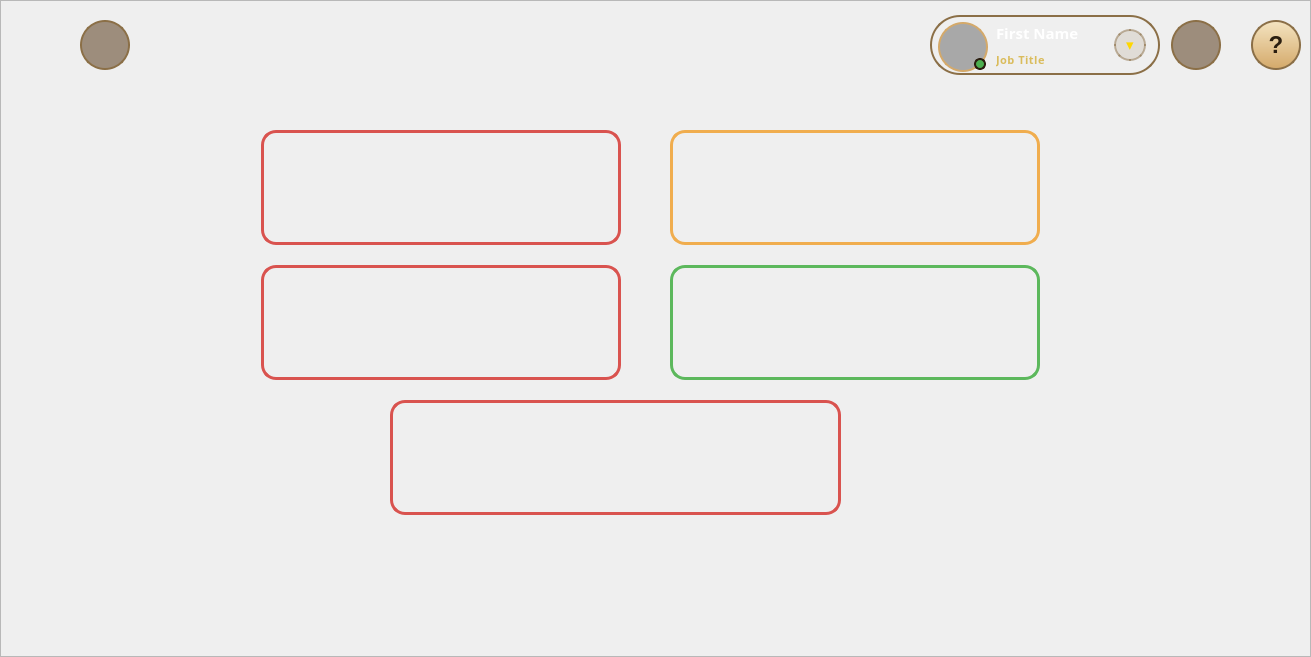
<?xml version="1.0" encoding="UTF-8"?>
<ui version="4.0">
 <class>HomeFrame</class>
 <widget class="QFrame" name="HomeFrame">
  <property name="geometry">
   <rect>
    <x>0</x>
    <y>0</y>
    <width>1311</width>
    <height>657</height>
   </rect>
  </property>
  <property name="styleSheet">
   <string notr="true">#HomeFrame {
 border-image: url(:/assets/home.png) 0 0 0 0 stretch stretch;
}</string>
  </property>
  <property name="frameShape">
   <enum>QFrame::Shape::StyledPanel</enum>
  </property>
  <property name="frameShadow">
   <enum>QFrame::Shadow::Raised</enum>
  </property>
  <layout class="QGridLayout" name="mainGridLayout" rowstretch="130,115,20,115,20,115,142" columnstretch="260,130,231,49,171,200,270">
   <property name="leftMargin">
    <number>0</number>
   </property>
   <property name="topMargin">
    <number>0</number>
   </property>
   <property name="rightMargin">
    <number>0</number>
   </property>
   <property name="bottomMargin">
    <number>0</number>
   </property>
   <property name="spacing">
    <number>0</number>
   </property>
   
   <!-- Row 1: Employee and Customer Management (Height stretch 115) -->
   <item row="1" column="1" colspan="2">
    <widget class="QPushButton" name="gs_employes">
     <property name="sizePolicy">
      <sizepolicy hsizetype="Expanding" vsizetype="Expanding">
       <horstretch>0</horstretch>
       <verstretch>0</verstretch>
      </sizepolicy>
     </property>
     <property name="minimumSize">
      <size>
       <width>0</width>
       <height>115</height>
      </size>
     </property>
     <property name="cursor">
      <cursorShape>PointingHandCursor</cursorShape>
     </property>
     <property name="styleSheet">
      <string notr="true">QPushButton { background-color: transparent; border: 3px solid #d9534f; border-radius: 15px; }
QPushButton:hover { background-color: rgba(217, 83, 79, 0.2); border: 3px solid #ff6b6b; }
QPushButton:pressed { background-color: rgba(217, 83, 79, 0.3); }</string>
     </property>
     <property name="text">
      <string/>
     </property>
     <property name="flat">
      <bool>true</bool>
     </property>
    </widget>
   </item>
   <item row="1" column="4" colspan="2">
    <widget class="QPushButton" name="gs_client">
     <property name="sizePolicy">
      <sizepolicy hsizetype="Expanding" vsizetype="Expanding">
       <horstretch>0</horstretch>
       <verstretch>0</verstretch>
      </sizepolicy>
     </property>
     <property name="minimumSize">
      <size>
       <width>0</width>
       <height>115</height>
      </size>
     </property>
     <property name="cursor">
      <cursorShape>PointingHandCursor</cursorShape>
     </property>
     <property name="styleSheet">
      <string notr="true">QPushButton { background-color: transparent; border: 3px solid #f0ad4e; border-radius: 15px; }
QPushButton:hover { background-color: rgba(240, 173, 78, 0.2); border: 3px solid #ffca7a; }
QPushButton:pressed { background-color: rgba(240, 173, 78, 0.3); }</string>
     </property>
     <property name="text">
      <string/>
     </property>
     <property name="flat">
      <bool>true</bool>
     </property>
    </widget>
   </item>
   
   <!-- Row 3: Order and Equipment Management (Height stretch 115) -->
   <item row="3" column="1" colspan="2">
    <widget class="QPushButton" name="gs_order">
     <property name="sizePolicy">
      <sizepolicy hsizetype="Expanding" vsizetype="Expanding">
       <horstretch>0</horstretch>
       <verstretch>0</verstretch>
      </sizepolicy>
     </property>
     <property name="minimumSize">
      <size>
       <width>0</width>
       <height>115</height>
      </size>
     </property>
     <property name="cursor">
      <cursorShape>PointingHandCursor</cursorShape>
     </property>
     <property name="styleSheet">
      <string notr="true">QPushButton { background-color: transparent; border: 3px solid #d9534f; border-radius: 15px; }
QPushButton:hover { background-color: rgba(217, 83, 79, 0.2); border: 3px solid #ff6b6b; }
QPushButton:pressed { background-color: rgba(217, 83, 79, 0.3); }</string>
     </property>
     <property name="text">
      <string/>
     </property>
     <property name="flat">
      <bool>true</bool>
     </property>
    </widget>
   </item>
   <item row="3" column="4" colspan="2">
    <widget class="QPushButton" name="gs_equipment">
     <property name="sizePolicy">
      <sizepolicy hsizetype="Expanding" vsizetype="Expanding">
       <horstretch>0</horstretch>
       <verstretch>0</verstretch>
      </sizepolicy>
     </property>
     <property name="minimumSize">
      <size>
       <width>0</width>
       <height>115</height>
      </size>
     </property>
     <property name="cursor">
      <cursorShape>PointingHandCursor</cursorShape>
     </property>
     <property name="styleSheet">
      <string notr="true">QPushButton { background-color: transparent; border: 3px solid #5cb85c; border-radius: 15px; }
QPushButton:hover { background-color: rgba(92, 184, 92, 0.2); border: 3px solid #7ed67e; }
QPushButton:pressed { background-color: rgba(92, 184, 92, 0.3); }</string>
     </property>
     <property name="text">
      <string/>
     </property>
     <property name="flat">
      <bool>true</bool>
     </property>
    </widget>
   </item>
   
   <!-- Row 5: Supplier Management (Height stretch 115) -->
   <item row="5" column="2" colspan="3">
    <widget class="QPushButton" name="gs_fournisseur">
     <property name="sizePolicy">
      <sizepolicy hsizetype="Expanding" vsizetype="Expanding">
       <horstretch>0</horstretch>
       <verstretch>0</verstretch>
      </sizepolicy>
     </property>
     <property name="minimumSize">
      <size>
       <width>0</width>
       <height>115</height>
      </size>
     </property>
     <property name="cursor">
      <cursorShape>PointingHandCursor</cursorShape>
     </property>
     <property name="styleSheet">
      <string notr="true">QPushButton { background-color: transparent; border: 3px solid #d9534f; border-radius: 15px; }
QPushButton:hover { background-color: rgba(217, 83, 79, 0.2); border: 3px solid #ff6b6b; }
QPushButton:pressed { background-color: rgba(217, 83, 79, 0.3); }</string>
     </property>
     <property name="text">
      <string/>
     </property>
     <property name="flat">
      <bool>true</bool>
     </property>
    </widget>
   </item>
   
   <!-- Layout Padding Spacers -->
   <item row="0" column="0" colspan="7">
    <spacer name="topSpacer">
     <property name="orientation">
      <enum>Qt::Vertical</enum>
     </property>
    </spacer>
   </item>
   <item row="6" column="0" colspan="7">
    <spacer name="bottomSpacer">
     <property name="orientation">
      <enum>Qt::Vertical</enum>
     </property>
    </spacer>
   </item>
   <item row="0" column="0" rowspan="7">
    <spacer name="leftSpacer">
     <property name="orientation">
      <enum>Qt::Horizontal</enum>
     </property>
    </spacer>
   </item>
   <item row="0" column="6" rowspan="7">
    <spacer name="rightSpacer">
     <property name="orientation">
      <enum>Qt::Horizontal</enum>
     </property>
    </spacer>
   </item>
   
  </layout>
  <widget class="QPushButton" name="btn_settings">
   <property name="geometry">
    <rect>
      <x>20</x>
     <y>20</y>
     <width>50</width>
     <height>50</height>
    </rect>
   </property>
   <property name="cursor">
    <cursorShape>PointingHandCursor</cursorShape>
   </property>
   <property name="styleSheet">
    <string notr="true">
     QPushButton {
         background-color: transparent;
         border: none;
         border-radius: 25px;
         image: url(:/assets/gear.png);
     }
     QPushButton:hover {
         background-color: rgba(255, 255, 255, 0.2);
     }
     QPushButton:pressed {
         background-color: rgba(255, 255, 255, 0.3);
     }
    </string>
   </property>
   <property name="text">
    <string/>
   </property>
   <property name="flat">
    <bool>true</bool>
   </property>
  </widget>
  <widget class="QPushButton" name="btn_disconnect">
   <property name="geometry">
    <rect>
     <x>80</x>
     <y>20</y>
     <width>50</width>
     <height>50</height>
    </rect>
   </property>
   <property name="cursor">
    <cursorShape>PointingHandCursor</cursorShape>
   </property>
   <property name="toolTip">
    <string>Disconnect</string>
   </property>
   <property name="styleSheet">
    <string notr="true">
     QPushButton {
         background-color: rgba(90, 60, 30, 0.55);
         border: 2px solid #8B6F47;
         border-radius: 25px;
         image: url(:/assets/disconnect.png);
         padding: 6px;
     }
     QPushButton:hover {
         background-color: rgba(139, 111, 71, 0.75);
         border: 2px solid #d4a96a;
     }
     QPushButton:pressed {
         background-color: rgba(60, 35, 10, 0.85);
     }
    </string>
   </property>
   <property name="text">
    <string/>
   </property>
   <property name="flat">
    <bool>true</bool>
   </property>
  </widget>
  <widget class="QPushButton" name="btn_chat">
   <property name="geometry">
    <rect>
     <x>1171</x>
     <y>20</y>
     <width>50</width>
     <height>50</height>
    </rect>
   </property>
   <property name="cursor">
    <cursorShape>PointingHandCursor</cursorShape>
   </property>
   <property name="toolTip">
    <string>Chat Bot</string>
   </property>
   <property name="styleSheet">
    <string notr="true">
     QPushButton {
         background-color: rgba(90, 60, 30, 0.55);
         border: 2px solid #8B6F47;
         border-radius: 25px;
         image: url(:/assets/chat_bot.svg);
         padding: 8px;
     }
     QPushButton:hover {
         background-color: rgba(139, 111, 71, 0.75);
         border: 2px solid #d4a96a;
     }
     QPushButton:pressed {
         background-color: rgba(60, 35, 10, 0.85);
     }
    </string>
   </property>
   <property name="text">
    <string/>
   </property>
   <property name="flat">
    <bool>true</bool>
   </property>
  </widget>
  <widget class="QFrame" name="profile_frame">
   <property name="geometry">
    <rect>
     <x>930</x>
     <y>15</y>
     <width>230</width>
     <height>60</height>
    </rect>
   </property>
   <property name="cursor">
    <cursorShape>PointingHandCursor</cursorShape>
   </property>
   <property name="styleSheet">
    <string notr="true">#profile_frame {
    background: qlineargradient(x1:0, y1:0, x2:1, y2:1, 
        stop:0 rgba(70, 50, 30, 0.85), 
        stop:0.5 rgba(40, 30, 20, 0.9),
        stop:1 rgba(20, 15, 10, 0.95));
    border: 2px solid #8B6F47;
    border-radius: 30px;
}
#profile_frame:hover {
    border: 2px solid #d4a96a;
    background: qlineargradient(x1:0, y1:0, x2:1, y2:1, 
        stop:0 rgba(90, 70, 50, 0.9), 
        stop:1 rgba(40, 30, 20, 1.0));
}
QLabel { background: transparent; border: none; color: white; }</string>
   </property>
   <layout class="QHBoxLayout" name="profileLayout">
    <property name="spacing">
     <number>8</number>
    </property>
    <property name="leftMargin">
     <number>6</number>
    </property>
    <property name="topMargin">
     <number>5</number>
    </property>
    <property name="rightMargin">
     <number>12</number>
    </property>
    <property name="bottomMargin">
     <number>5</number>
    </property>
    <item>
     <widget class="QFrame" name="avatar_container">
      <property name="minimumSize">
       <size>
        <width>50</width>
        <height>50</height>
       </size>
      </property>
      <property name="maximumSize">
       <size>
        <width>50</width>
        <height>50</height>
       </size>
      </property>
      <property name="styleSheet">
       <string notr="true">background: transparent;</string>
      </property>
      <widget class="QLabel" name="lbl_user_avatar">
       <property name="geometry">
        <rect>
         <x>0</x>
         <y>0</y>
         <width>50</width>
         <height>50</height>
        </rect>
       </property>
       <property name="styleSheet">
        <string notr="true">border: 2px solid #d4a96a; border-radius: 25px; background: rgba(0,0,0,0.3);</string>
       </property>
       <property name="text">
        <string/>
       </property>
       <property name="scaledContents">
        <bool>true</bool>
       </property>
      </widget>
      <widget class="QFrame" name="status_dot">
       <property name="geometry">
        <rect>
         <x>36</x>
         <y>36</y>
         <width>12</width>
         <height>12</height>
        </rect>
       </property>
       <property name="styleSheet">
        <string notr="true">background-color: #4CAF50; border: 2px solid #2A1E10; border-radius: 6px;</string>
       </property>
      </widget>
     </widget>
    </item>
    <item>
     <layout class="QVBoxLayout" name="userInfoLayout">
      <property name="spacing">
       <number>-2</number>
      </property>
      <item>
       <widget class="QLabel" name="lbl_user_name">
        <property name="font">
         <font>
          <family>Outfit</family>
          <pointsize>11</pointsize>
          <bold>true</bold>
         </font>
        </property>
        <property name="styleSheet">
         <string notr="true">color: #FFFFFF; subcontrol-origin: padding;</string>
        </property>
        <property name="text">
         <string>First Name</string>
        </property>
       </widget>
      </item>
      <item>
       <widget class="QLabel" name="lbl_user_role">
        <property name="font">
         <font>
          <family>Outfit</family>
          <pointsize>8</pointsize>
          <bold>true</bold>
         </font>
        </property>
        <property name="styleSheet">
         <string notr="true">color: rgba(212, 175, 55, 0.8); letter-spacing: 0.5px;</string>
        </property>
        <property name="text">
         <string>Job Title</string>
        </property>
       </widget>
      </item>
     </layout>
    </item>
    <item>
     <spacer name="horizontalSpacer">
      <property name="orientation">
       <enum>Qt::Horizontal</enum>
      </property>
      <property name="sizeType">
       <enum>QSizePolicy::Fixed</enum>
      </property>
      <property name="sizeHint" stdset="0">
       <size>
        <width>10</width>
        <height>20</height>
       </size>
      </property>
     </spacer>
    </item>
    <item>
     <widget class="QPushButton" name="btn_profile_arrow">
      <property name="minimumSize">
       <size>
        <width>32</width>
        <height>32</height>
       </size>
      </property>
      <property name="maximumSize">
       <size>
        <width>32</width>
        <height>32</height>
       </size>
      </property>
      <property name="cursor">
       <cursorShape>PointingHandCursor</cursorShape>
      </property>
      <property name="styleSheet">
       <string notr="true">QPushButton {
    background: rgba(139, 111, 71, 0.15);
    color: #ffd700;
    font-size: 15px;
    font-weight: bold;
    border: 1.5px solid rgba(139, 111, 71, 0.5);
    border-radius: 16px;
}
QPushButton:hover {
    background: rgba(212, 169, 106, 0.3);
    color: white;
    border: 1.5px solid #d4a96a;
}
QPushButton:pressed {
    background: rgba(139, 111, 71, 0.5);
}</string>
      </property>
      <property name="text">
       <string>▾</string>
      </property>
     </widget>
    </item>
   </layout>
  </widget>
  <widget class="QPushButton" name="btn_help">
   <property name="geometry">
    <rect>
     <x>1251</x>
     <y>20</y>
     <width>50</width>
     <height>50</height>
    </rect>
   </property>
   <property name="cursor">
    <cursorShape>PointingHandCursor</cursorShape>
   </property>
   <property name="toolTip">
    <string>Help</string>
   </property>
   <property name="styleSheet">
    <string notr="true">
     QPushButton {
         background: qlineargradient(x1:0, y1:0, x2:0, y2:1, stop:0 #f4e4c1, stop:1 #d4a96a);
         border: 2px solid #8B6F47;
         border-radius: 25px;
         color: #2a1e10;
         font-size: 24px;
         font-weight: bold;
     }
     QPushButton:hover {
         background: qlineargradient(x1:0, y1:0, x2:0, y2:1, stop:0 #fff5e6, stop:1 #e8c578);
         border: 2px solid #a3845a;
     }
     QPushButton:pressed {
         background: qlineargradient(x1:0, y1:0, x2:0, y2:1, stop:0 #d4a96a, stop:1 #8B6F47);
         color: #ffffff;
     }
    </string>
   </property>
   <property name="text">
    <string>?</string>
   </property>
   <property name="flat">
    <bool>true</bool>
   </property>
  </widget>
 </widget>
 <resources/>
 <connections/>
</ui>
